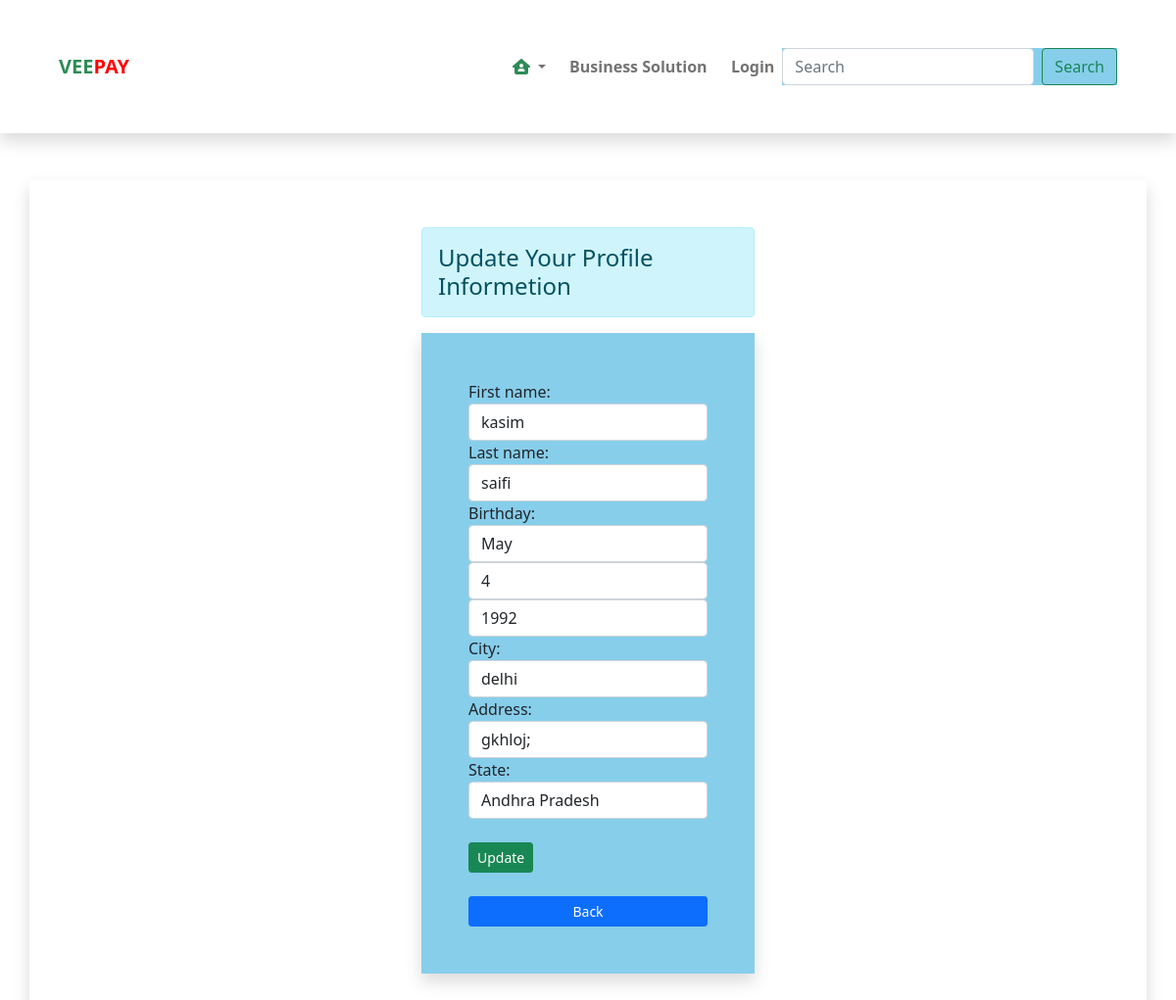
/1, run on an earlier commit of the app's database.
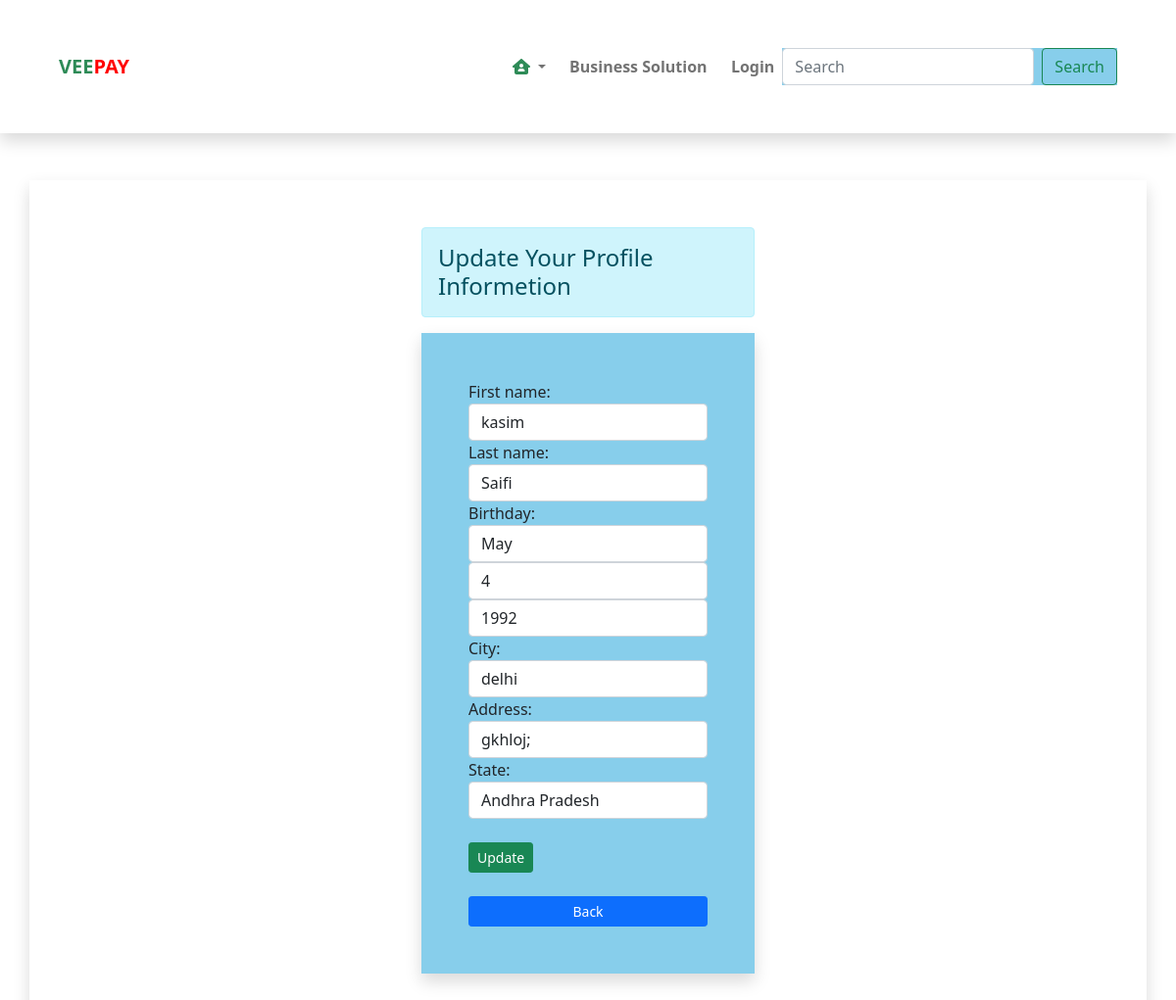
And on a later commit of the database.
### enroll/models.py (models this page shows, shortened)
class Profile(models.Model):
    user = models.OneToOneField(User, on_delete=models.CASCADE,null=True, blank=True)
    first_name=models.CharField(max_length=90)
    last_name=models.CharField(max_length=90)
    birthday = models.DateField(default=None)
    city=models.CharField(max_length=90)
    state=models.CharField(max_length=90 , choices=STATE_CHOICES)
    address=models.CharField(max_length=250, default=None)

### enroll/views.py (the view, shortened to what this page needs)
# urls.py: path('<int:id>',Update_user_profile.as_view(), name='updatedata'),
class Update_user_profile(View ):
  def get(self , request , id):
      pi=Profile.objects.get(pk=id)
      form=ProfileForm(instance=pi)
      return render(request , 'profile_edit.html',{'form':form})

### enroll/forms.py
class ProfileForm(forms.ModelForm):
    class Meta:
        model=Profile
        fields=('first_name' , 'last_name' , 'birthday' , 'city','address','state')
        widgets={
            'first_name':forms.TextInput(attrs={'class':'form-control', 'placeholder':'Enter the first name', 'required':'required'}),
            'last_name':forms.TextInput(attrs={'class':'form-control', 'placeholder':'Enter the  last name', 'required':'required'}),
            'birthday':forms.SelectDateWidget(years=range(1980 , 2050) ,attrs={'class':'form-control', 'placeholder':'Enter the birthday', 'required':'required'}),
            'city':forms.TextInput(attrs={'class':'form-control', 'placeholder':'Enter the city', 'required':'required'}),
            'address':forms.TextInput(attrs={'class':'form-control', 'placeholder':'Enter the address', 'required':'required'}),
            'state':forms.Select(attrs={'class':'form-control', 'placeholder':'Enter the state', 'required':'required'}),
        }

### templates/profile_edit.html (shortened to what this page needs)
{%  extends 'base.html' %}
{% block content %}
<div class="container mt-5 shadow p-5">
      <div class="col-sm-6 offset-sm-3">
<div class="row">
    <div class="col-sm-8 offset-2">
    <h4 class="alert alert-info">Update Your Profile Informetion</h4>
  <form action="" method="POST" class="shadow p-5 ">
      {{form.as_table}} <br>
      <div class="row">
        <div class="col-sm-12">
          <input type="submit" value="Update" class="btn btn-success btn-sm d-md-block" >  <br>
          <a href="/profile" class="btn btn-primary btn-sm d-md-block"> Back</a>
        </div>
      </div>
  </form>
    </div>
</div>
 {% endblock %}

What changed in the data, as far as the page shows it:
changed Profile "kasim": last_name "saifi" → "Saifi"
